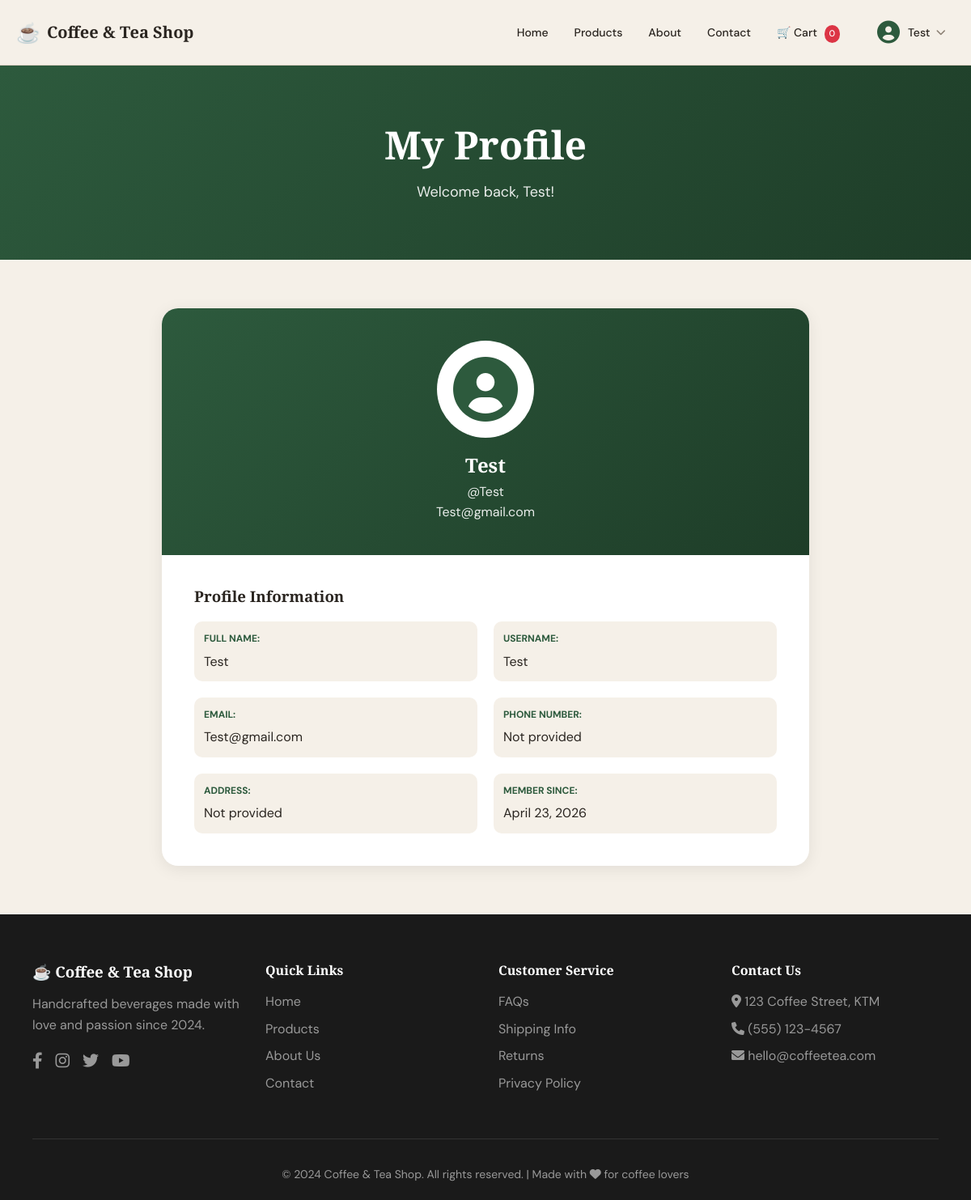
The app's page /accounts/profile/ (signed in) with its own data.
### apps/accounts/models.py (models this page shows, shortened)
class CustomUser(AbstractUser):
    phone_number = models.CharField(max_length=15, blank=True, null=True)
    address = models.TextField(blank=True, null=True)
    profile_picture = models.ImageField(upload_to='profile_pics/', blank=True, null=True)
    created_at = models.DateTimeField(auto_now_add=True)
    updated_at = models.DateTimeField(auto_now=True)
    class Meta:
        verbose_name = 'User'
        verbose_name_plural = 'Users'
    def get_full_name(self):
        if self.first_name and self.last_name:
            return f"{self.first_name} {self.last_name}"
        return self.username

### apps/accounts/views.py (the view)
# urls.py: path('profile/', views.profile_view, name='profile'),
@login_required
def profile_view(request):
    return render(request, 'accounts/profile.html', {'user': request.user})

### apps/cart/context_processors.py (called while the page is built)
def get_cart(request):
    if request.user.is_authenticated:
        cart, created = Cart.objects.get_or_create(user=request.user)
    else:
        if not request.session.session_key:
            request.session.create()
        cart, created = Cart.objects.get_or_create(session_key=request.session.session_key)
    return cart

def cart_count(request):
    try:
        cart = get_cart(request)
        return {'cart_total_items': cart.get_total_items()}
    except:
        return {'cart_total_items': 0}

### apps/cart/models.py (called while the page is built)
    def get_total_items(self):
        return sum(item.quantity for item in self.items.all())

### apps/accounts/templates/accounts/profile.html (shortened to what this page needs)
{% extends 'base.html' %}
{% load static %}
{% block content %}
<section class="page-hero small-hero">
  <div class="container">
    <h1>My Profile</h1>
    <p>Welcome back, {{ user.first_name|default:user.username }}!</p>
  </div>
</section>
<section class="profile-section">
  <div class="container">
    <div class="profile-card-simple">
      <div class="profile-header">
        <div class="profile-avatar-large">
          {% if user.profile_picture %}
            <img src="{{ user.profile_picture.url }}" alt="{{ user.username }}">
          {% else %}
            <i class="fas fa-user-circle"></i>
          {% endif %}
        </div>
        <h2>{{ user.get_full_name|default:user.username }}</h2>
        <p>@{{ user.username }}</p>
        <p>{{ user.email }}</p>
      </div>
      <div class="profile-info">
        <h3>Profile Information</h3>
        <div class="info-grid">
          <div class="info-item">
            <strong>Full Name:</strong>
            <span>{{ user.get_full_name|default:"Not provided" }}</span>
          </div>
          <div class="info-item">
            <strong>Username:</strong>
            <span>{{ user.username }}</span>
          </div>
          <div class="info-item">
            <strong>Email:</strong>
            <span>{{ user.email }}</span>
          </div>
          <div class="info-item">
            <strong>Phone Number:</strong>
            <span>{{ user.phone_number|default:"Not provided" }}</span>
          </div>
          <div class="info-item">
            <strong>Address:</strong>
            <span>{{ user.address|default:"Not provided" }}</span>
          </div>
          <div class="info-item">
            <strong>Member Since:</strong>
            <span>{{ user.date_joined|date:"F j, Y" }}</span>
          </div>
        </div>
      </div>
    </div>
  </div>
</section>
{% endblock %}

### templates/base.html (shortened to what this page needs)
{% load static %}
<!DOCTYPE html>
<html lang="en">
<head>
  <link rel="stylesheet" href="{% static 'css/styles.css' %}" />
  <link rel="stylesheet" href="https://cdnjs.cloudflare.com/ajax/libs/font-awesome/6.0.0-beta3/css/all.min.css">
</head>
<body>
  <nav class="navbar desktop-nav">
    <div class="nav-container">
      <a href="/" class="navbar-brand">
        <span class="brand-icon">☕</span>
        <span class="brand-text">Coffee &amp; Tea Shop</span>
      </a>
      <ul class="navbar-links">
        <li><a href="/" class="{% block home_active %}{% endblock %}">Home</a></li>
        <li><a href="/products/" class="{% block products_active %}{% endblock %}">Products</a></li>
        <li><a href="/about/" class="{% block about_active %}{% endblock %}">About</a></li>
        <li><a href="/contact/" class="{% block contact_active %}{% endblock %}">Contact</a></li>
        <li><a href="/cart/">🛒 Cart <span id="cartCountDesktop" class="cart-count">0</span></a></li>
        {% if user.is_authenticated %}
          <li class="dropdown">
            <a href="#" class="dropdown-toggle" id="userDropdown" onclick="toggleDropdown(event)">
              <div class="user-avatar">
                {% if user.profile_picture %}
                  <img src="{{ user.profile_picture.url }}" alt="{{ user.username }}" class="avatar-img">
                {% else %}
                  <i class="fas fa-user-circle"></i>
                {% endif %}
              </div>
              <span class="username">{{ user.first_name|default:user.username }}</span>
              <i class="fas fa-chevron-down"></i>
            </a>
          </li>
        {% else %}
          <li><a href="{% url 'accounts:login' %}" class="login-nav-btn">Login</a></li>
        {% endif %}
      </ul>
    </div>
  </nav>
  <main>
    {% block content %}
    {% endblock %}
  </main>
  <footer class="footer">
    <div class="container">
      <div class="footer-grid">
        <div class="footer-about">
          <h3>☕ Coffee & Tea Shop</h3>
          <p>Handcrafted beverages made with love and passion since 2024.</p>
          <div class="social-links">
            <a href="#"><i class="fab fa-facebook-f"></i></a>
            <a href="#"><i class="fab fa-instagram"></i></a>
            <a href="#"><i class="fab fa-twitter"></i></a>
            <a href="#"><i class="fab fa-youtube"></i></a>
          </div>
        </div>
        <div class="footer-links">
          <h4>Quick Links</h4>
          <ul>
            <li><a href="/">Home</a></li>
            <li><a href="/products/">Products</a></li>
            <li><a href="/about/">About Us</a></li>
            <li><a href="/contact/">Contact</a></li>
          </ul>
        </div>
        <div class="footer-links">
          <h4>Customer Service</h4>
          <ul>
            <li><a href="#">FAQs</a></li>
            <li><a href="#">Shipping Info</a></li>
            <li><a href="#">Returns</a></li>
            <li><a href="#">Privacy Policy</a></li>
          </ul>
        </div>
        <div class="footer-contact">
          <h4>Contact Us</h4>
          <ul>
            <li><i class="fas fa-map-marker-alt"></i> 123 Coffee Street, KTM</li>
            <li><i class="fas fa-phone"></i> (555) 123-4567</li>
            <li><i class="fas fa-envelope"></i> hello@coffeetea.com</li>
          </ul>
        </div>
      </div>
      <div class="footer-bottom">
        <p>&copy; 2024 Coffee & Tea Shop. All rights reserved. | Made with <i class="fas fa-heart"></i> for coffee lovers</p>
      </div>
    </div>
  </footer>
</body>
</html>

### static/css/styles.css (style rules this page uses)
:root { --bg: #f5f0e8; --fg: #2a2520; --primary: #2d5a3d; --primary-dark: #1e3d28; --primary-light: #4a7a5a; --primary-fg: #f5f0e8; --card-bg: #faf8f5; --muted: #8a7e72; --border: #d9cfc2; --accent: #c4a27a; --shadow: 0 4px 20px rgba(0,0,0,0.08); --shadow-hover: 0 8px 30px rgba(0,0,0,0.12); }
* { margin: 0; padding: 0; box-sizing: border-box; }
body { font-family: 'DM Sans', sans-serif; background: var(--bg); color: var(--fg); line-height: 1.6; }
h1, h2, h3, h4 { font-family: 'Playfair Display', serif; font-weight: 700; line-height: 1.2; }
.container { max-width: 1200px; margin: 0 auto; padding: 0 20px; }
.navbar { background: var(--bg); border-bottom: 1px solid var(--border); position: sticky; top: 0; z-index: 100; backdrop-filter: blur(10px); }
.nav-container { max-width: 1200px; margin: 0 auto; padding: 1rem 20px; display: flex; justify-content: space-between; align-items: center; }
.navbar-brand { display: flex; align-items: center; gap: 8px; font-family: 'Playfair Display', serif; font-size: 1.25rem; font-weight: 700; color: var(--fg); text-decoration: none; }
.brand-icon { font-size: 1.5rem; }
.navbar-links { display: flex; gap: 2rem; list-style: none; align-items: center; }
.navbar-links a { font-size: 0.875rem; font-weight: 500; color: var(--fg); text-decoration: none; transition: color 0.2s; }
.dropdown { position: relative; display: inline-block; }
.dropdown-toggle { display: flex; align-items: center; gap: 8px; cursor: pointer; padding: 8px 12px; border-radius: 40px; transition: all 0.3s; text-decoration: none; color: var(--fg); }
.user-avatar { width: 32px; height: 32px; border-radius: 50%; overflow: hidden; display: flex; align-items: center; justify-content: center; }
.user-avatar i { font-size: 28px; color: var(--primary); }
.username { font-size: 14px; font-weight: 500; color: var(--fg); }
.dropdown-toggle i.fa-chevron-down { font-size: 12px; color: var(--muted); transition: transform 0.3s; }
.cart-count { display: inline-block; background: #dc3545; color: white; border-radius: 50%; padding: 2px 6px; font-size: 11px; margin-left: 5px; min-width: 18px; text-align: center; }
.page-hero { background: linear-gradient(135deg, var(--primary) 0%, var(--primary-dark) 100%); color: white; text-align: center; padding: 80px 20px; min-height: 40vh; display: flex; align-items: center; justify-content: center; }
.page-hero h1 { font-size: 3rem; margin-bottom: 1rem; font-family: 'Playfair Display', serif; }
.page-hero p { font-size: 1.125rem; opacity: 0.9; }
.page-hero.small-hero { min-height: 30vh; padding: 60px 20px; }
.footer { background: #1a1a1a; color: #999; padding: 60px 20px 20px; }
.footer-grid { display: grid; grid-template-columns: repeat(4, 1fr); gap: 2rem; margin-bottom: 3rem; }
.footer-about h3 { color: white; margin-bottom: 1rem; }
.footer-about p { margin-bottom: 1rem; }
.social-links { display: flex; gap: 1rem; }
.social-links a { color: #999; text-decoration: none; font-size: 1.25rem; transition: color 0.3s; }
.footer-links h4, .footer-contact h4 { color: white; margin-bottom: 1rem; }
.footer-links ul, .footer-contact ul { list-style: none; }
.footer-links li, .footer-contact li { margin-bottom: 0.5rem; }
.footer-links a { color: #999; text-decoration: none; transition: color 0.3s; }
.footer-contact li { color: #999; }
.footer-bottom { text-align: center; padding-top: 2rem; border-top: 1px solid #333; font-size: 0.875rem; }

### records on screen
CustomUser: first_name "Test", get_full_name "Test", username "Test", email "Test@gmail.com", phone_number "Not provided", address "Not provided", date_joined "April 23, 2026"
